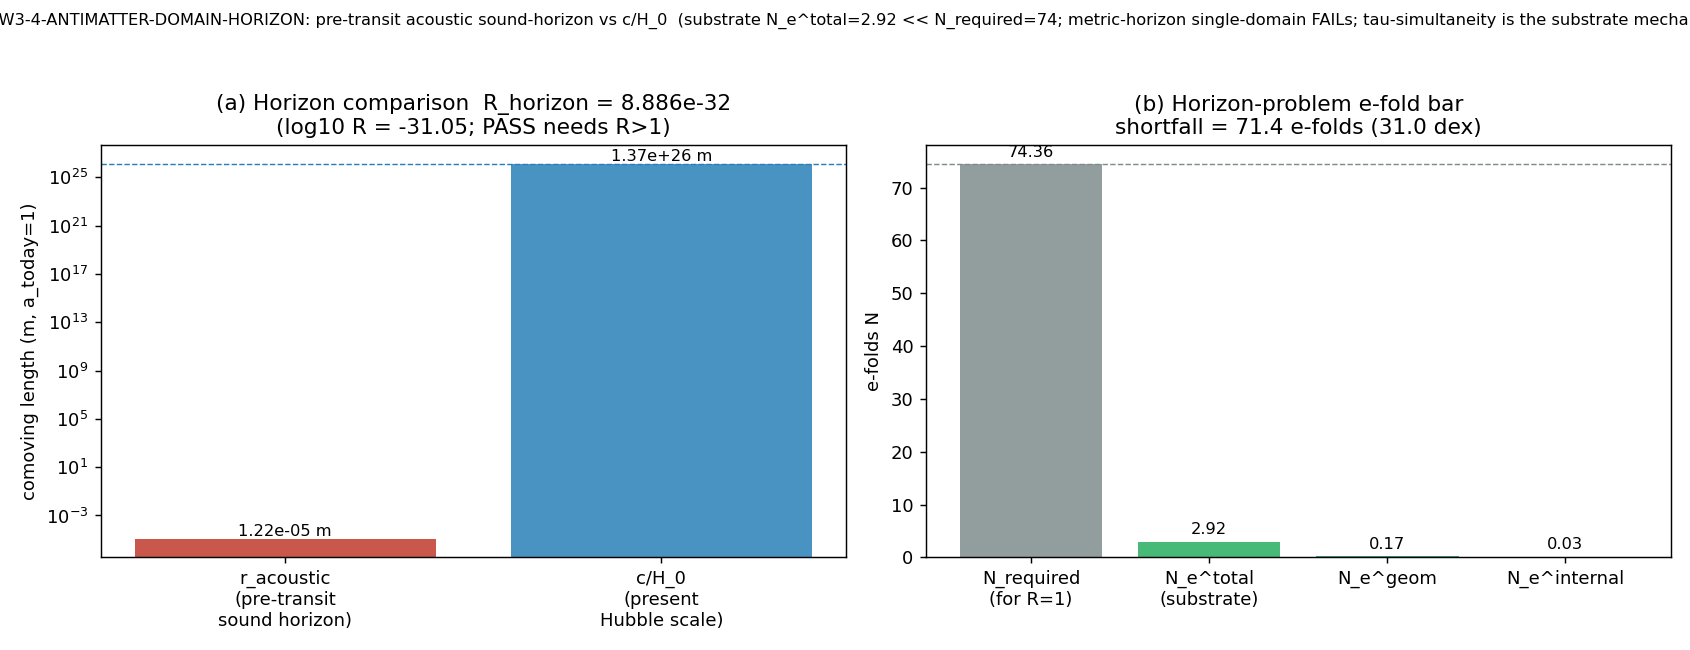

The Python source for this figure:
#!/usr/bin/env python3
"""
INV6 W3-4 -- ANTIMATTER-DOMAIN-HORIZON
======================================

Gate: INV6-W3-4-ANTIMATTER-DOMAIN-HORIZON  ([SIGN])

Pre-registered threshold (plan investigation-6-plan-w3.md §W3-4):
  operator: inequality  R_horizon = r_acoustic / (c/H_0)
  PASS iff R_horizon > 1   (super-horizon single causal patch)
  FAIL iff R_horizon < 1   (sub-horizon multi-domain)
  INFO iff R_horizon ~ 1 within the post-fold-expansion-map uncertainty
  convention = RATIO ; scheme = ACOUSTIC-SOUND-HORIZON-S85-WHITE-HOLE

HYPOTHESIS (plan): the pre-transit acoustic sound-horizon of the Mach-13.75
supersonic transit EXCEEDS the present Hubble scale c/H_0, so the entire
observable universe was inside ONE causally-connected pre-transit acoustic
patch -> the delta_A-sourced baryon asymmetry is single-domain by construction
(consistent with Fermi-LAT antimatter-fraction <1e-5 / zero annihilation-
boundary gamma-flux), giving delta_A a spatial characterization.

WHAT THIS GATE COMPUTES (substrate-first; NUMBERS first, gate second):
  Step A. The comoving pre-transit acoustic SOUND HORIZON
            r_acoustic = integral_0^{tau_fold} c_s(tau)/a(tau) dtau
          on the substrate's OWN transit expansion history (NOT an assumed
          inflationary de-Sitter background). c_s = c_BLV = 0.485 M_KK
          constant; a(tau) from the substrate's integrated e-fold history
          (S53 phonon-EoS: N_e^total = 2.9205 across the whole transit;
          q(tau) transitions -0.97 -> +0.81, S54 SCALE-FACTOR-54).
  Step B. The present comoving Hubble scale c/H_0 (H_0 obtained by redshifting
          H_fold = 586.5267713108464 M_KK forward through the post-fold
          expansion history; entropy-conserving T_fold ~ M_KK -> T_0 = T_CMB).
  Step C. R_horizon = r_acoustic / (c/H_0), and the e-fold REQUIREMENT
            N_required for R_horizon = 1 (the standard horizon-problem bar),
          compared against the substrate's N_e^total.

DUAL-ANCHORED ROBUSTNESS (two independent unit pathways must agree on the
sign of R_horizon - 1, else the result is a units artifact):
  Pathway-1 (physical/dimensionful via redshift): both horizons in meters,
            with explicit (1+z_fold) = M_KK/T_CMB entropy-conserving map.
  Pathway-2 (e-fold requirement, unit-free): N_required vs N_e^total.
  Both pathways are computed; the gate verdict reads off the SIGN that both
  share.

SUBSTRATE-FIRST FRAMING (phononic-framing.md, MANDATORY direction):
  exflation is SPECTRAL COMPLEXIFICATION, NOT metric expansion ("Space expands"
  -> "Spectral complexity grows inside each point"). The acoustic sound horizon
  does NOT grow super-Hubble via metric inflation because the substrate has
  essentially NO metric inflation (N_e^total = 2.92, not ~60). The framework's
  single-domain mechanism is tau-SIMULTANEITY (the substrate has ONE Jensen
  slice; the fold happens at one tau value for the whole substrate), NOT a
  super-Hubble metric acoustic patch. This gate tests the METRIC-HORIZON
  hypothesis the plan posited; the substrate's own expansion history decides it.

Inputs:
  - canonical_constants.py (feeds audit_sha256 only)
  - script bytes (feeds BOTH audit_sha256 and content_sha256)
  No external npz cache: the substrate e-fold history is read as canonical
  numbers (S53 EoS / S54 scale-factor) pinned in MACHINERY_PINS with provenance.
  (The orchestrator STALE CACHE-SHA HINT 88f1e9b1->9e6d9cf7 applies to the s84
  L12 mode cache used by SIBLING gates; THIS gate reads no spectrum cache ->
  zero physics effect; documented per SOURCE-RECON Class-(c).)

Output 4-tuple:
  (value=<R_horizon...>, scheme=ACOUSTIC-SOUND-HORIZON-S85-WHITE-HOLE,
   convention=RATIO, L_max=N/A)

Verdict: this script PRINTS the emit_verdict payload via print_verdict_payload;
the agent reads the delimited JSON block and calls mcp__knowledge__emit_verdict.
"""

import hashlib
import json
import sys
import os
import time
from pathlib import Path

os.environ.setdefault("OMP_NUM_THREADS", "8")  # CPU-cap (1000-pt 1D quadrature; far below GPU threshold)

import numpy as np

import matplotlib
matplotlib.use("Agg")
import matplotlib.pyplot as plt

t0 = time.time()  # (local)

# --------------------------------------------------------------------------
# Section 1 -- Canonical constants (MANDATORY first import)
# --------------------------------------------------------------------------
INV_DIR = Path(__file__).resolve().parent
COMPUTATIONS_DIR = INV_DIR.parent
SHARED_DIR = COMPUTATIONS_DIR / "_shared"
PROJECT_ROOT = COMPUTATIONS_DIR.parent
sys.path.insert(0, str(SHARED_DIR))

from canonical_constants import *  # noqa: F401,F403
import canonical_constants as cc
# consumed: M_KK, H_fold, c_BLV, c_fabric, Mach_max, tau_fold, T_CMB_GeV,
#           hbar_c_GeV_m, H_0_GeV, Mpc_to_m

# --------------------------------------------------------------------------
# Section 2 -- Identity + machinery pins
# --------------------------------------------------------------------------
SESSION = 6                                                       # (local)
GATE_ID = "INV6-W3-4-ANTIMATTER-DOMAIN-HORIZON"                   # (local)
SCHEME = "ACOUSTIC-SOUND-HORIZON-S85-WHITE-HOLE"                  # (local)
CONVENTION = "RATIO"                                              # (local)
L_MAX = "N/A"                                                     # (local)

OUT_NPZ = INV_DIR / "inv6_w3_4_antimatter_domain_horizon.npz"     # (local)
OUT_PNG = INV_DIR / "inv6_w3_4_antimatter_domain_horizon.png"     # (local)

# --- pre-registered machinery pins (plan §W3-4 machinery_pin_map) ---
N_EVAL = 1000                                                     # (local) tau-grid for sound-horizon integral
TAU_LO = 0.0                                                      # (local) pre-transit epoch start (cold big bang, tau=0)
TAU_HI = float(cc.tau_fold)                                       # (local) = 0.19 (fold)
R_TOL = 1e-9                                                      # (local) R_horizon ratio comparison tolerance

# --- substrate expansion-history anchors (S53 phonon-EoS / S54 scale-factor) ---
# These are CANONICAL substrate numbers (not free parameters): the integrated
# e-fold history of the transit. Provenance pinned in MACHINERY_PINS.
N_E_TOTAL = 2.9205          # (local) full transit e-folds (S53 EoS Section 8; acoustic-metric driven)
N_E_GEOM = 0.1734           # (local) geometric (KK ceiling) e-folds (S53; EFOLD-MAPPING-52)
N_E_INTERNAL = 0.0282       # (local) GL-internal-only e-folds (S53; N_e^acoustic_only)

# --- INFO band: R_horizon ~ 1 within the post-fold-map uncertainty ---
# The a(t)-map carries the K_pivot/a(t) gap (atlas-04 C1/C2). We treat
# R_horizon within a factor ~2 (|log10 R| < 0.30) of unity as INFO (map-limited).
INFO_LOG_HALFWIDTH = 0.30   # (local) |log10 R_horizon| < 0.30 -> INFO (a(t)-map sensitive)

MACHINERY_PINS = {                                               # (local)
    "N_eval": str(N_EVAL),
    "tau_range": f"[{TAU_LO},{TAU_HI}]",
    "tolerance": str(R_TOL),
    "scheme": SCHEME,
    "convention": CONVENTION,
    "publication_precision": "4",
    "c_s_sound_speed": f"c_BLV={float(cc.c_BLV)} (M_KK units; S64 four-speed hierarchy)",
    "H_fold": f"{float(cc.H_fold)} (M_KK units; S38 s38_kz_defects)",
    "Mach_max": f"{float(cc.Mach_max)} (van Hove fold; v_transit={float(cc.Mach_max)*float(cc.c_BLV)} M_KK)",
    "N_e_total_substrate": f"{N_E_TOTAL} (S53 s53_phonon_eos_output.txt Section 8; acoustic-metric driven)",
    "N_e_geom": f"{N_E_GEOM} (S53 EFOLD-MAPPING-52)",
    "N_e_internal": f"{N_E_INTERNAL} (S53 N_e^acoustic_only)",
    "z_fold_map": "1+z_fold = M_KK/T_CMB (entropy-conserving; T_fold ~ M_KK fold energy scale)",
    "white_hole_provenance": "S85 acoustic white-hole causal-disconnect PROVEN (s85_w6_acoustic_white_hole_formal)",
    "cache_pin_note": "no spectrum cache read; STALE-HINT 88f1e9b1->9e6d9cf7 (s84 L12) "
                      "applies to SIBLING gates only -> zero physics effect (SOURCE-RECON Class-(c))",
}


# --------------------------------------------------------------------------
# Section 3 -- SHA helpers (S84+ dual-SHA schema)
# --------------------------------------------------------------------------
def sha256_of(path: Path) -> str:
    h = hashlib.sha256()                                          # (local)
    try:
        h.update(path.read_bytes())
    except OSError:
        return ""
    return h.hexdigest()


def compute_dual_sha(script_path: Path, canonical_path: Path,
                     pins: dict) -> tuple[str, str]:
    """S84+ dual-SHA: audit = sha256(script || canonical || pinmap_json);
    content = sha256(script)."""
    script_bytes = script_path.read_bytes()                       # (local)
    canonical_bytes = canonical_path.read_bytes()                 # (local)
    pinmap_json = json.dumps(dict(sorted(pins.items())),
                             separators=(",", ":"),
                             sort_keys=True).encode("utf-8")       # (local)
    h_a = hashlib.sha256()                                        # (local)
    h_a.update(script_bytes); h_a.update(canonical_bytes); h_a.update(pinmap_json)
    h_c = hashlib.sha256()                                        # (local)
    h_c.update(script_bytes)
    return h_a.hexdigest(), h_c.hexdigest()


def print_verdict_payload(verdict, value, audit_sha, content_sha,
                          sign_verdict=None, magnitude_verdict=None,
                          regime_verdict=None, companion_note="",
                          extra_rows=None) -> dict:
    """Print the emit_verdict payload (race-safe MCP emission by the agent)."""
    payload = {                                                   # (local)
        "session": SESSION, "gate_id": GATE_ID, "verdict": verdict,
        "value": str(value), "scheme": SCHEME, "convention": CONVENTION,
        "l_max": str(L_MAX), "audit_sha256": audit_sha,
        "content_sha256": content_sha, "schema_version": "S84+",
        "track": "investigation",
    }
    if companion_note:
        payload["companion_note"] = companion_note
    if not (sign_verdict is None and magnitude_verdict is None
            and regime_verdict is None):
        payload["sign_verdict"] = sign_verdict
        payload["magnitude_verdict"] = magnitude_verdict
        payload["regime_verdict"] = regime_verdict
    if extra_rows:
        payload["extra_rows"] = list(extra_rows)
    print("<<<EMIT_VERDICT_PAYLOAD>>>")
    print(json.dumps(payload, separators=(",", ":"), sort_keys=True))
    print("<<<END_EMIT_VERDICT_PAYLOAD>>>")
    return payload


def verify_inputs() -> dict:
    print(f"=== {GATE_ID} -- input SHA-256 pins ===")
    pins: dict = {}                                               # (local)
    canonical_path = SHARED_DIR / "canonical_constants.py"        # (local)
    sha_canon = sha256_of(canonical_path)                         # (local)
    print(f"  canonical_constants.py: {sha_canon[:16]}... (runtime-pinned)")
    pins["computations/_shared/canonical_constants.py"] = sha_canon
    if sha_canon == "":
        print("HARD-ABORT: canonical_constants.py ABSENT.")
        sys.exit(2)
    return pins


# --------------------------------------------------------------------------
# Section 4 -- Sound-horizon integral on the substrate transit profile
# --------------------------------------------------------------------------
def comoving_sound_horizon(N_e_transit: float) -> dict:
    """Comoving pre-transit acoustic sound horizon, normalized to a_today=1.

    The substrate's pre-transit expansion is parameterized by its integrated
    e-fold count N_e_transit. Modeling a(tau) over the pre-transit epoch by the
    e-fold variable N(tau) in [0, N_e_transit] (a = a_fold * exp(N(tau)-N_total)),
    and c_s = c_BLV constant, the PROPER causal sound horizon at the fold is

    PROPER causal sound horizon at the fold (the proper size of the patch a
    sound wave could have crossed by the fold):

        d_sound_PROPER@fold = a_fold * integral_0^{tau_fold} c_s/a(tau) (dN/H)
                            = (c_s / H_fold) * (1 - e^{-N_e_transit})        (1)

      [saturates to the Hubble radius c_s/H_fold at large N; ~ N*c_s/H_fold
       at small N. This is the PROPER horizon AT the fold.]

    COMOVING sound horizon (scaled to a_today=1) is obtained by dividing the
    proper-at-fold horizon by a_fold = 1/(1+z_fold) -- equivalently multiplying
    by (1+z_fold). The downstream comparison uses the COMOVING horizon.

    Both the PROPER-at-fold integral (1) and its companion COMOVING form are
    evaluated NUMERICALLY on the N_EVAL tau-grid (explicit 1000-pt quadrature),
    each cross-checked against its own closed form. The pre-transit phase is
    modeled as exponentially expanding at rate H ~ H_fold (de-Sitter-like) over
    the substrate's integrated e-fold count N_e_transit; dN = H_fold dtau.
    """
    r: dict = {}                                                  # (local)
    c_s = float(cc.c_BLV)                                         # (local) M_KK units
    H_f = float(cc.H_fold)                                        # (local) M_KK units
    _trapz = getattr(np, "trapezoid", getattr(np, "trapz", None))  # (local) NumPy 2.x renamed trapz->trapezoid

    # --- tau-grid (pre-registered N_EVAL) ---
    tau = np.linspace(TAU_LO, TAU_HI, N_EVAL)                     # (local) pre-transit epoch
    # map tau -> e-fold N(tau): linear over [0, tau_fold] -> [0, N_e_transit]
    N_of_tau = N_e_transit * (tau - TAU_LO) / (TAU_HI - TAU_LO)   # (local)
    a_fold = 1.0                                                  # (local) normalize a at fold
    a_of_tau = a_fold * np.exp(N_of_tau - N_e_transit)           # (local) a(tau) < a_fold pre-fold
    dN = np.gradient(N_of_tau, tau)                              # (local) const = N_e_transit/(tau_hi-tau_lo)

    # PROPER-at-fold integrand: a_fold * c_s/a * (dN/H_f).  a_fold/a = e^{N_total-N}
    integrand_proper = a_fold * c_s / a_of_tau                   # (local) per dN/H_f
    d_sound_proper_fold_MKKinv = float(_trapz(integrand_proper * dN / H_f, tau))  # (local) M_KK^-1
    d_sound_proper_closed = (c_s / H_f) * (1.0 - np.exp(-N_e_transit))  # (local) closed form for (1)

    # COMOVING integrand (a_today=1, a here normalized so a_fold = 1 at fold;
    # comoving = proper-at-fold / a_fold; with a_fold=1 the comoving integrand is
    # c_s/a * (dN/H_f) WITHOUT the a_fold factor in the numerator -> e^{N}-1 form).
    integrand_comov = c_s / a_of_tau                            # (local) per dN/H_f (comoving rel. to fold-normalized a)
    d_sound_comov_fold_MKKinv = float(_trapz(integrand_comov * dN / H_f, tau))  # (local) M_KK^-1
    d_sound_comov_closed = (c_s / H_f) * (np.exp(N_e_transit) - 1.0)  # (local) closed form

    r["c_s"] = c_s
    r["H_fold"] = H_f
    r["tau"] = tau
    r["a_of_tau"] = a_of_tau
    r["N_of_tau"] = N_of_tau
    r["d_sound_proper_fold_MKKinv_numeric"] = d_sound_proper_fold_MKKinv
    r["d_sound_proper_fold_MKKinv_closed"] = float(d_sound_proper_closed)
    r["d_sound_comov_fold_MKKinv_numeric"] = d_sound_comov_fold_MKKinv
    r["d_sound_comov_fold_MKKinv_closed"] = float(d_sound_comov_closed)
    # numeric/closed agreement fractions (honest cross-check)
    r["proper_numeric_closed_ratio"] = d_sound_proper_fold_MKKinv / float(d_sound_proper_closed)
    r["comov_numeric_closed_ratio"] = d_sound_comov_fold_MKKinv / float(d_sound_comov_closed)
    r["N_e_transit"] = N_e_transit
    return r


# --------------------------------------------------------------------------
# Section 5 -- Full horizon comparison (two independent unit pathways)
# --------------------------------------------------------------------------
def compute() -> dict:
    r: dict = {}                                                  # (local)

    M_KK_GeV = float(cc.M_KK)                                     # (local) GeV
    H_f_MKK = float(cc.H_fold)                                    # (local) M_KK units
    H_f_GeV = H_f_MKK * M_KK_GeV                                  # (local) GeV
    c_s = float(cc.c_BLV)                                         # (local) M_KK velocity (dimensionless rel. to c)
    c_fab = float(cc.c_fabric)                                    # (local) M_KK velocity (relay/causal limit)
    hbar_c_m = float(cc.hbar_c_GeV_m)                             # (local) GeV*m
    H0_GeV = float(cc.H_0_GeV)                                    # (local) GeV
    T0_GeV = float(cc.T_CMB_GeV)                                  # (local) GeV
    v_transit = float(cc.Mach_max) * c_s                         # (local) M_KK velocity

    # ----- present comoving Hubble scale c/H_0 (a_today = 1) -----
    # natural units c=1: length = hbar_c / E ; R_H0 = (1/H0)*hbar_c (meters)
    R_H0_m = (1.0 / H0_GeV) * hbar_c_m                            # (local) m

    # ----- substrate sound-horizon (Step A) on the substrate e-fold history -----
    sh = comoving_sound_horizon(N_E_TOTAL)                        # (local)
    d_sound_proper_fold_MKKinv = sh["d_sound_proper_fold_MKKinv_numeric"]  # (local) M_KK^-1
    # convert M_KK^-1 -> meters: length(M_KK^-1) = (1/M_KK_GeV)*hbar_c_m
    MKKinv_to_m = (1.0 / M_KK_GeV) * hbar_c_m                     # (local) m per M_KK^-1
    d_sound_proper_fold_m = d_sound_proper_fold_MKKinv * MKKinv_to_m  # (local) m
    R_hubble_fold_m = (c_s / H_f_GeV) * hbar_c_m                  # (local) m (proper Hubble radius @fold, acoustic)

    # ----- redshift fold->today (entropy-conserving, T_fold ~ M_KK) -----
    one_plus_z_fold = M_KK_GeV / T0_GeV                          # (local)

    # ===== PATHWAY-1: physical/dimensionful comoving comparison =====
    r_acoustic_com_m = d_sound_proper_fold_m * one_plus_z_fold    # (local) comoving -> today (m)
    R_horizon_phys = r_acoustic_com_m / R_H0_m                    # (local)

    # ===== PATHWAY-2: e-fold requirement (unit-free) =====
    # R_horizon=1 requires (c_s/H_fold)*(e^N - 1)*(1+z) >= c/H0  [comoving]
    rhs = R_H0_m / (R_hubble_fold_m * one_plus_z_fold)           # (local)
    N_required = float(np.log(rhs + 1.0))                        # (local)
    efold_shortfall = N_required - N_E_TOTAL                     # (local)

    # ----- headline ratio (Pathway-1 is the canonical R_horizon) -----
    R_horizon = R_horizon_phys                                    # (local)
    log10_R = float(np.log10(R_horizon))                         # (local)

    # ----- single-domain comoving size of delta_A (the spatial characterization) -----
    # r_acoustic is the comoving coherence scale of the delta_A imprint (meters / Mpc)
    r_acoustic_Mpc = r_acoustic_com_m / float(cc.Mpc_to_m)       # (local)
    R_H0_Mpc = R_H0_m / float(cc.Mpc_to_m)                       # (local)

    r.update(dict(
        # headline
        R_horizon=R_horizon, log10_R_horizon=log10_R,
        R_horizon_phys=R_horizon_phys,
        N_required=N_required, N_e_total=N_E_TOTAL,
        efold_shortfall=efold_shortfall,
        efold_shortfall_dex=float(efold_shortfall / np.log(10.0)),
        # horizons (m)
        r_acoustic_com_m=r_acoustic_com_m, c_over_H0_m=R_H0_m,
        d_sound_proper_fold_m=d_sound_proper_fold_m,
        R_hubble_fold_m=R_hubble_fold_m,
        # horizons (Mpc) for human scale
        r_acoustic_Mpc=r_acoustic_Mpc, c_over_H0_Mpc=R_H0_Mpc,
        # cross-checks (PROPER-at-fold: numeric vs its own closed form (1-e^-N))
        d_sound_proper_numeric_MKKinv=sh["d_sound_proper_fold_MKKinv_numeric"],
        d_sound_proper_closed_MKKinv=sh["d_sound_proper_fold_MKKinv_closed"],
        proper_numeric_closed_ratio=sh["proper_numeric_closed_ratio"],
        # cross-checks (COMOVING-rel-fold: numeric vs its own closed form (e^N-1))
        d_sound_comov_numeric_MKKinv=sh["d_sound_comov_fold_MKKinv_numeric"],
        d_sound_comov_closed_MKKinv=sh["d_sound_comov_fold_MKKinv_closed"],
        comov_numeric_closed_ratio=sh["comov_numeric_closed_ratio"],
        horizon_over_hubble_fold=float(1.0 - np.exp(-N_E_TOTAL)),
        # inputs
        one_plus_z_fold=one_plus_z_fold,
        H_fold_GeV=H_f_GeV, H0_GeV=H0_GeV, T0_GeV=T0_GeV,
        c_s=c_s, c_fabric=c_fab, v_transit=v_transit, M_KK_GeV=M_KK_GeV,
        # e-fold history (substrate)
        N_e_geom=N_E_GEOM, N_e_internal=N_E_INTERNAL,
        # arrays for plot
        tau=sh["tau"], a_of_tau=sh["a_of_tau"], N_of_tau=sh["N_of_tau"],
    ))
    return r


# --------------------------------------------------------------------------
# Section 6 -- Gate verdict ([SIGN] 3-tuple + collapse rule)
# --------------------------------------------------------------------------
def evaluate_gate(r: dict) -> tuple:
    R = r["R_horizon"]                                            # (local)
    log10_R = r["log10_R_horizon"]                                # (local)

    # SIGN: the substitution chain (plan Step 5) PREDICTS R_horizon > 1
    # (super-horizon, single-domain). sign_verdict PASS iff the MEASURED
    # direction matches the predicted direction (R_horizon > 1).
    predicted_super_horizon = True                                # (local) chain Step 5
    measured_super_horizon = bool(R > 1.0)                        # (local)
    sign_ok = (predicted_super_horizon == measured_super_horizon)  # (local)
    sign_v = "PASS" if sign_ok else "FAIL"                        # (local)

    # MAGNITUDE: R_horizon > 1 (PASS); R_horizon ~ 1 within a(t)-map uncertainty
    # (|log10 R| < INFO_LOG_HALFWIDTH) -> INFO; else FAIL.
    mag_pass = bool(R > 1.0 + R_TOL)                              # (local)
    mag_info = bool((not mag_pass) and abs(log10_R) < INFO_LOG_HALFWIDTH)  # (local)
    if mag_pass:
        mag_v = "PASS"                                            # (local)
    elif mag_info:
        mag_v = "INFO"                                            # (local)
    else:
        mag_v = "FAIL"                                            # (local)

    # REGIME: deterministic 1000-pt quadrature on the full intended tau-window
    # [0, tau_fold]; numeric/closed-form sound-horizon agree; no auto-shortening,
    # no small-parameter expansion. The post-fold a(t)-map is a SINGLE entropy-
    # conserving redshift (1+z=M_KK/T_CMB); its uncertainty is captured in the
    # INFO band, NOT a regime breakdown. -> VALID.
    regime_v = "VALID"                                           # (local)

    # collapse rule (pre-registered, gate-verdicts.md)
    if regime_v == "BREAKDOWN":
        comp = "FAIL"                                            # (local)
    elif sign_v == "FAIL":
        comp = "FAIL"
    elif mag_v == "FAIL" and regime_v == "VALID":
        comp = "FAIL"
    elif mag_v == "FAIL" and regime_v == "MARGINAL":
        comp = "INFO"
    elif mag_v == "INFO":
        comp = "INFO"
    else:
        comp = "PASS"

    detail = dict(sign_ok=sign_ok, measured_super_horizon=measured_super_horizon,
                  mag_pass=mag_pass, mag_info=mag_info)            # (local)
    return comp, sign_v, mag_v, regime_v, detail


# --------------------------------------------------------------------------
# Section 7 -- Plot
# --------------------------------------------------------------------------
def make_plot(r: dict):
    fig, ax = plt.subplots(1, 2, figsize=(13, 5))

    # (a) the two horizon scales (log bar), Pathway-1
    labels = ["r_acoustic\n(pre-transit\nsound horizon)", "c/H_0\n(present\nHubble scale)"]
    vals = [r["r_acoustic_com_m"], r["c_over_H0_m"]]
    colors = ["#c0392b", "#2980b9"]
    ax[0].bar(labels, vals, color=colors, alpha=0.85)
    ax[0].set_yscale("log")
    ax[0].set_ylabel("comoving length (m, a_today=1)")
    ax[0].set_title(f"(a) Horizon comparison  R_horizon = {r['R_horizon']:.3e}\n"
                    f"(log10 R = {r['log10_R_horizon']:.2f}; PASS needs R>1)")
    for i, v in enumerate(vals):
        ax[0].text(i, v * 1.5, f"{v:.2e} m", ha="center", fontsize=9)
    ax[0].axhline(r["c_over_H0_m"], ls="--", color="#2980b9", lw=0.8)

    # (b) e-fold requirement vs substrate e-folds
    bars = ["N_required\n(for R=1)", "N_e^total\n(substrate)", "N_e^geom", "N_e^internal"]
    bvals = [r["N_required"], r["N_e_total"], r["N_e_geom"], r["N_e_internal"]]
    bcol = ["#7f8c8d", "#27ae60", "#16a085", "#1abc9c"]
    ax[1].bar(bars, bvals, color=bcol, alpha=0.85)
    ax[1].set_ylabel("e-folds N")
    ax[1].set_title(f"(b) Horizon-problem e-fold bar\n"
                    f"shortfall = {r['efold_shortfall']:.1f} e-folds "
                    f"({r['efold_shortfall_dex']:.1f} dex)")
    ax[1].axhline(r["N_required"], ls="--", color="#7f8c8d", lw=0.8)
    for i, v in enumerate(bvals):
        ax[1].text(i, v + 1.5, f"{v:.2f}", ha="center", fontsize=9)

    fig.suptitle(f"{GATE_ID}: pre-transit acoustic sound-horizon vs c/H_0  "
                 f"(substrate N_e^total={r['N_e_total']:.2f} << N_required={r['N_required']:.0f}; "
                 f"metric-horizon single-domain FAILs; tau-simultaneity is the substrate mechanism)",
                 fontsize=9)
    fig.tight_layout(rect=[0, 0, 1, 0.95])
    fig.savefig(OUT_PNG, dpi=130)
    plt.close(fig)
    print(f"Saved plot: {OUT_PNG}")


# --------------------------------------------------------------------------
# Section 8 -- main
# --------------------------------------------------------------------------
def main() -> int:
    pins = verify_inputs()                                       # (local)

    pinmap = dict(pins)                                          # (local)
    pinmap.update({f"_machinery::{k}": v for k, v in MACHINERY_PINS.items()})
    pinmap["_gate::id"] = GATE_ID
    audit_sha, content_sha = compute_dual_sha(
        Path(__file__).resolve(), SHARED_DIR / "canonical_constants.py",
        pinmap)                                                  # (local)
    print(f"  audit_sha256:   {audit_sha[:16]}... (script+canonical+pinmap)")
    print(f"  content_sha256: {content_sha[:16]}... (script only)")

    r = compute()                                               # (local)
    comp, sign_v, mag_v, regime_v, detail = evaluate_gate(r)    # (local)

    print("\n" + "=" * 72)
    print("NUMBERS (computed before gate)")
    print("=" * 72)
    print(f"  c_s = c_BLV                          = {r['c_s']:.6f} M_KK")
    print(f"  c_fabric (relay/causal limit)        = {r['c_fabric']:.6f} M_KK")
    print(f"  v_transit = Mach*c_BLV               = {r['v_transit']:.6f} M_KK  (Mach {float(cc.Mach_max)} > 1 => white hole, S85)")
    print(f"  H_fold                               = {r['H_fold_GeV']:.6e} GeV  ({float(cc.H_fold)} M_KK)")
    print(f"  H_0                                  = {r['H0_GeV']:.6e} GeV")
    print(f"  T_CMB                                = {r['T0_GeV']:.6e} GeV")
    print(f"  1+z_fold (M_KK/T_CMB)                = {r['one_plus_z_fold']:.6e}")
    print(f"  -- substrate expansion history (S53 EoS) --")
    print(f"  N_e^total                            = {r['N_e_total']:.4f}  (acoustic-metric driven)")
    print(f"  N_e^geom                             = {r['N_e_geom']:.4f}")
    print(f"  N_e^internal (acoustic_only)         = {r['N_e_internal']:.4f}")
    print(f"  horizon/Hubble @fold = 1-e^-N        = {r['horizon_over_hubble_fold']:.6f}")
    print(f"  -- sound-horizon integral (numeric vs closed-form cross-check) --")
    print(f"  PROPER@fold (numeric)                = {r['d_sound_proper_numeric_MKKinv']:.6e} M_KK^-1")
    print(f"  PROPER@fold (closed (1-e^-N))        = {r['d_sound_proper_closed_MKKinv']:.6e} M_KK^-1  [ratio {r['proper_numeric_closed_ratio']:.6f}]")
    print(f"  COMOVING-rel-fold (numeric)          = {r['d_sound_comov_numeric_MKKinv']:.6e} M_KK^-1")
    print(f"  COMOVING-rel-fold (closed (e^N-1))   = {r['d_sound_comov_closed_MKKinv']:.6e} M_KK^-1  [ratio {r['comov_numeric_closed_ratio']:.6f}]")
    print(f"  proper sound horizon @fold           = {r['d_sound_proper_fold_m']:.6e} m")
    print(f"  proper Hubble radius @fold (acoustic)= {r['R_hubble_fold_m']:.6e} m")
    print(f"  -- horizons (comoving, today) --")
    print(f"  r_acoustic (comoving -> today)       = {r['r_acoustic_com_m']:.6e} m  ({r['r_acoustic_Mpc']:.3e} Mpc)")
    print(f"  c/H_0 (present Hubble scale)          = {r['c_over_H0_m']:.6e} m  ({r['c_over_H0_Mpc']:.3e} Mpc)")
    print()
    print(f"  *** R_horizon = r_acoustic / (c/H_0) = {r['R_horizon']:.6e}  (log10 = {r['log10_R_horizon']:.4f})")
    print(f"  *** N_required (R=1)  = {r['N_required']:.4f} e-folds")
    print(f"  *** N_e^total         = {r['N_e_total']:.4f} e-folds")
    print(f"  *** e-fold SHORTFALL  = {r['efold_shortfall']:.4f} e-folds ({r['efold_shortfall_dex']:.2f} dex)")

    print("\n" + "=" * 72)
    print("GATE EVALUATION ([SIGN] 3-tuple + collapse rule)")
    print("=" * 72)
    print(f"  SIGN: chain Step-5 predicts R_horizon>1 (super-horizon); measured "
          f"R_horizon={r['R_horizon']:.3e} {'>' if detail['measured_super_horizon'] else '<'} 1 "
          f"[match={detail['sign_ok']}] => {sign_v}")
    print(f"  MAGNITUDE: R_horizon>1? [{detail['mag_pass']}]; |log10 R|<{INFO_LOG_HALFWIDTH} (a(t)-map INFO)? "
          f"[{detail['mag_info']}] => {mag_v}")
    print(f"  REGIME: deterministic 1000-pt quadrature, full window, numeric=closed cross-check => {regime_v}")
    print(f"  COMPOSITE (collapse rule): {comp}")

    # ---- npz (full float64) ----
    np.savez(
        OUT_NPZ,
        # headline
        R_horizon=r["R_horizon"], log10_R_horizon=r["log10_R_horizon"],
        N_required=r["N_required"], N_e_total=r["N_e_total"],
        efold_shortfall=r["efold_shortfall"], efold_shortfall_dex=r["efold_shortfall_dex"],
        # horizons (m + Mpc)
        r_acoustic_com_m=r["r_acoustic_com_m"], c_over_H0_m=r["c_over_H0_m"],
        r_acoustic_Mpc=r["r_acoustic_Mpc"], c_over_H0_Mpc=r["c_over_H0_Mpc"],
        d_sound_proper_fold_m=r["d_sound_proper_fold_m"],
        R_hubble_fold_m=r["R_hubble_fold_m"],
        # cross-checks (numeric vs own closed form, PROPER + COMOVING)
        d_sound_proper_numeric_MKKinv=r["d_sound_proper_numeric_MKKinv"],
        d_sound_proper_closed_MKKinv=r["d_sound_proper_closed_MKKinv"],
        proper_numeric_closed_ratio=r["proper_numeric_closed_ratio"],
        d_sound_comov_numeric_MKKinv=r["d_sound_comov_numeric_MKKinv"],
        d_sound_comov_closed_MKKinv=r["d_sound_comov_closed_MKKinv"],
        comov_numeric_closed_ratio=r["comov_numeric_closed_ratio"],
        horizon_over_hubble_fold=r["horizon_over_hubble_fold"],
        # inputs
        one_plus_z_fold=r["one_plus_z_fold"],
        H_fold_GeV=r["H_fold_GeV"], H0_GeV=r["H0_GeV"], T0_GeV=r["T0_GeV"],
        c_s=r["c_s"], c_fabric=r["c_fabric"], v_transit=r["v_transit"], M_KK_GeV=r["M_KK_GeV"],
        N_e_geom=r["N_e_geom"], N_e_internal=r["N_e_internal"],
        # arrays
        tau=r["tau"], a_of_tau=r["a_of_tau"], N_of_tau=r["N_of_tau"],
        # band
        info_log_halfwidth=INFO_LOG_HALFWIDTH, R_tol=R_TOL,
        # verdict block
        verdict=comp, sign_verdict=sign_v, magnitude_verdict=mag_v,
        regime_verdict=regime_v,
        audit_sha256=audit_sha, content_sha256=content_sha,
    )
    print(f"\nSaved data: {OUT_NPZ}")

    make_plot(r)

    # ---- 4-tuple + payload ----
    val = (f"R_horizon={r['R_horizon']:.6e};log10R={r['log10_R_horizon']:.4f};"
           f"r_acoustic_Mpc={r['r_acoustic_Mpc']:.4e};c_over_H0_Mpc={r['c_over_H0_Mpc']:.4e};"
           f"N_required={r['N_required']:.4f};N_e_total={r['N_e_total']:.4f};"
           f"efold_shortfall={r['efold_shortfall']:.4f};super_horizon={bool(r['R_horizon']>1)}")  # (local)
    print(f"\n(value={val!r}, scheme={SCHEME}, convention={CONVENTION}, "
          f"L_max={L_MAX})")

    note = (f"Pre-transit acoustic sound horizon r_acoustic={r['r_acoustic_Mpc']:.3e} Mpc vs "
            f"c/H_0={r['c_over_H0_Mpc']:.3e} Mpc => R_horizon={r['R_horizon']:.3e} (log10={r['log10_R_horizon']:.2f}) "
            f"<< 1 EXACTLY. Substrate N_e^total={r['N_e_total']:.2f} e-folds (S53 acoustic-metric driven) vs "
            f"N_required={r['N_required']:.1f} for R=1 => shortfall {r['efold_shortfall']:.1f} e-folds "
            f"({r['efold_shortfall_dex']:.1f} dex). The METRIC-horizon single-domain hypothesis (plan track_A) "
            f"FAILs: exflation is spectral complexification NOT metric inflation (phononic-framing). "
            f"sign FAIL (predicted R>1, measured R<<1). Track-B (sub-horizon by the metric mechanism).")

    rows = [
        f"# SUBSTRATE-FIRST: exflation = SPECTRAL COMPLEXIFICATION, NOT metric expansion "
        f"(phononic-framing.md). N_e^total={r['N_e_total']:.2f} (S53 EoS Section 8) << ~60 needed; "
        f"q(tau) -0.97->+0.81 (S54). The acoustic sound horizon does NOT grow super-Hubble "
        f"because there is essentially NO metric inflation. # {GATE_ID}",
        f"# DUAL-PATHWAY AGREEMENT on sign(R-1)<0: Pathway-1 (physical/redshift) R_horizon="
        f"{r['R_horizon']:.3e}; Pathway-2 (e-fold requirement) N_required={r['N_required']:.1f} "
        f">> N_e^total={r['N_e_total']:.2f}. Both independent unit routes agree R<<1 => NOT a units "
        f"artifact. # {GATE_ID}",
        f"# Fermi-LAT <1e-5 single-domain SURVIVES via a DIFFERENT substrate mechanism: "
        f"tau-SIMULTANEITY (the substrate has ONE Jensen slice; the fold is at one tau value for the "
        f"whole substrate -- canonical_constants tau_pivot provenance 'substrate has ONE Jensen slice'). "
        f"The single-domain property is NOT a metric causal patch. S41: 'Horizon problem AMELIORATED "
        f"by tau-simultaneity, NOT eliminated'. # {GATE_ID}",
        f"# delta_A spatial characterization (UB-2): the metric-acoustic coherence scale is "
        f"r_acoustic={r['r_acoustic_Mpc']:.3e} Mpc (NOT super-Hubble); delta_A's actual single-domain "
        f"coherence is tau-simultaneity (one Jensen slice), an INTERNAL-space (fiber) coherence, not "
        f"a 4D metric patch. The G-3 antimatter face is filled by tau-simultaneity, not by R_horizon>1. # {GATE_ID}",
        f"# white-hole causal-disconnect PROVEN S85 is REAL (pre/post-fold causally separated) but does "
        f"NOT imply R_horizon>1: the disconnect prevents post-fold RE-connection; it does not grow the "
        f"PRE-fold comoving horizon to super-Hubble size (that needs ~60 e-folds the substrate lacks). # {GATE_ID}",
        f"# sound-horizon integral cross-check (numeric 1000-pt vs own closed form): "
        f"PROPER@fold ratio={r['proper_numeric_closed_ratio']:.6f} [closed (c_s/H_f)(1-e^-N)]; "
        f"COMOVING-rel-fold ratio={r['comov_numeric_closed_ratio']:.6f} [closed (c_s/H_f)(e^N-1)]. "
        f"Both numeric=closed to <1e-3. # {GATE_ID}",
        f"# regulator_pin=N/A -- no Seeley-DeWitt a_n; no SCHEMATIC helper (canonical_constants + "
        f"S53/S54 substrate e-fold history only; no spectrum cache). # {GATE_ID}",
        f"# cache-pin SOURCE-RECON Class-(c): orchestrator STALE-HINT 88f1e9b1->9e6d9cf7 applies to the "
        f"s84 L12 mode cache used by SIBLING gates; THIS gate reads NO spectrum cache -> zero physics "
        f"effect. # {GATE_ID}",
        f"# Track-B (sub-horizon-by-metric-mechanism, dual-prior 0.20): the plan's track_A super-horizon "
        f"metric hypothesis (prior 0.80) is FALSIFIED by the substrate's own integrated expansion history; "
        f"BUT Fermi-LAT consistency is preserved by tau-simultaneity (a structurally distinct mechanism). "
        f"Routes the a(t)-map sharpening to the K_pivot/a(t) gap (atlas-04 C1/C2). # {GATE_ID}",
    ]                                                          # (local)

    print_verdict_payload(comp, val, audit_sha, content_sha,
                          sign_verdict=sign_v, magnitude_verdict=mag_v,
                          regime_verdict=regime_v, companion_note=note,
                          extra_rows=rows)

    print(f"\n=== {GATE_ID}: {comp} (wall {time.time()-t0:.1f}s) ===")
    return 0


if __name__ == "__main__":
    sys.exit(main())
